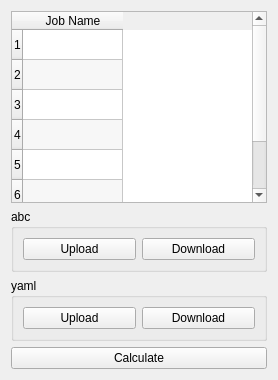
         <widget class="QWidget" name="widget" native="true">
          <property name="sizePolicy">
           <sizepolicy hsizetype="Maximum" vsizetype="Expanding">
            <horstretch>0</horstretch>
            <verstretch>0</verstretch>
           </sizepolicy>
          </property>
          <layout class="QVBoxLayout" name="verticalLayout_8">
           <item>
            <widget class="QTableWidget" name="jTable">
             <property name="sizePolicy">
              <sizepolicy hsizetype="Expanding" vsizetype="Expanding">
               <horstretch>0</horstretch>
               <verstretch>0</verstretch>
              </sizepolicy>
             </property>
             <property name="minimumSize">
              <size>
               <width>100</width>
               <height>0</height>
              </size>
             </property>
             <property name="toolTip">
              <string>May run multiple jobs at one go.
For this assign names for these jobs.</string>
             </property>
             <property name="alternatingRowColors">
              <bool>true</bool>
             </property>
             <property name="selectionMode">
              <enum>QAbstractItemView::SingleSelection</enum>
             </property>
             <property name="rowCount">
              <number>7</number>
             </property>
             <row>
              <property name="text">
               <string>1</string>
              </property>
             </row>
             <row/>
             <row/>
             <row/>
             <row/>
             <row/>
             <row/>
             <column>
              <property name="text">
               <string>Job Name</string>
              </property>
             </column>
            </widget>
           </item>
           <item>
            <widget class="QGroupBox" name="groupBox_3">
             <property name="title">
              <string>abc</string>
             </property>
             <layout class="QHBoxLayout" name="horizontalLayout_7">
              <item>
               <widget class="QPushButton" name="jABCUploadButton">
                <property name="toolTip">
                 <string>Upload input file</string>
                </property>
                <property name="statusTip">
                 <string>Upload input file</string>
                </property>
                <property name="text">
                 <string>Upload</string>
                </property>
               </widget>
              </item>
              <item>
               <widget class="QPushButton" name="jABCDownloadButton">
                <property name="toolTip">
                 <string>Download input file</string>
                </property>
                <property name="statusTip">
                 <string>Download input file</string>
                </property>
                <property name="text">
                 <string>Download</string>
                </property>
               </widget>
              </item>
             </layout>
            </widget>
           </item>
           <item>
            <widget class="QGroupBox" name="groupBox_4">
             <property name="title">
              <string>yaml</string>
             </property>
             <layout class="QHBoxLayout" name="horizontalLayout_4">
              <item>
               <widget class="QPushButton" name="jYAMLUploadButton">
                <property name="enabled">
                 <bool>true</bool>
                </property>
                <property name="toolTip">
                 <string>Upload configuration</string>
                </property>
                <property name="statusTip">
                 <string>Upload configuration</string>
                </property>
                <property name="text">
                 <string>Upload</string>
                </property>
                <property name="checkable">
                 <bool>false</bool>
                </property>
               </widget>
              </item>
              <item>
               <widget class="QPushButton" name="jYAMLDownloadButton">
                <property name="enabled">
                 <bool>true</bool>
                </property>
                <property name="toolTip">
                 <string>Download configuration</string>
                </property>
                <property name="statusTip">
                 <string>Download configuration</string>
                </property>
                <property name="text">
                 <string>Download</string>
                </property>
               </widget>
              </item>
             </layout>
            </widget>
           </item>
           <item>
            <widget class="QPushButton" name="jCalculateButton">
             <property name="toolTip">
              <string>Calculate</string>
             </property>
             <property name="statusTip">
              <string>Calculate (Ctrl+C)</string>
             </property>
             <property name="text">
              <string>Calculate</string>
             </property>
            </widget>
           </item>
          </layout>
         </widget>
